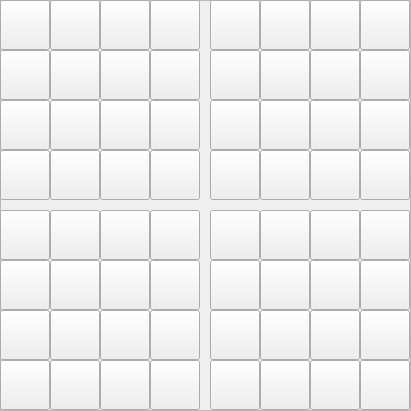
   <widget class="QFrame" name="frame_2">
    <property name="geometry">
     <rect>
      <x>619</x>
      <y>90</y>
      <width>411</width>
      <height>411</height>
     </rect>
    </property>
    <property name="frameShape">
     <enum>QFrame::StyledPanel</enum>
    </property>
    <property name="frameShadow">
     <enum>QFrame::Raised</enum>
    </property>
    <widget class="QPushButton" name="btn_73">
     <property name="geometry">
      <rect>
       <x>0</x>
       <y>0</y>
       <width>50</width>
       <height>50</height>
      </rect>
     </property>
     <property name="text">
      <string/>
     </property>
    </widget>
    <widget class="QPushButton" name="btn_74">
     <property name="geometry">
      <rect>
       <x>50</x>
       <y>0</y>
       <width>50</width>
       <height>50</height>
      </rect>
     </property>
     <property name="text">
      <string/>
     </property>
    </widget>
    <widget class="QPushButton" name="btn_75">
     <property name="geometry">
      <rect>
       <x>100</x>
       <y>0</y>
       <width>50</width>
       <height>50</height>
      </rect>
     </property>
     <property name="text">
      <string/>
     </property>
    </widget>
    <widget class="QPushButton" name="btn_76">
     <property name="geometry">
      <rect>
       <x>150</x>
       <y>0</y>
       <width>50</width>
       <height>50</height>
      </rect>
     </property>
     <property name="text">
      <string/>
     </property>
    </widget>
    <widget class="QPushButton" name="btn_77">
     <property name="geometry">
      <rect>
       <x>210</x>
       <y>0</y>
       <width>50</width>
       <height>50</height>
      </rect>
     </property>
     <property name="text">
      <string/>
     </property>
    </widget>
    <widget class="QPushButton" name="btn_78">
     <property name="geometry">
      <rect>
       <x>360</x>
       <y>0</y>
       <width>50</width>
       <height>50</height>
      </rect>
     </property>
     <property name="text">
      <string/>
     </property>
    </widget>
    <widget class="QPushButton" name="btn_79">
     <property name="geometry">
      <rect>
       <x>260</x>
       <y>0</y>
       <width>50</width>
       <height>50</height>
      </rect>
     </property>
     <property name="text">
      <string/>
     </property>
    </widget>
    <widget class="QPushButton" name="btn_80">
     <property name="geometry">
      <rect>
       <x>310</x>
       <y>0</y>
       <width>50</width>
       <height>50</height>
      </rect>
     </property>
     <property name="text">
      <string/>
     </property>
    </widget>
    <widget class="QPushButton" name="btn_81">
     <property name="geometry">
      <rect>
       <x>310</x>
       <y>50</y>
       <width>50</width>
       <height>50</height>
      </rect>
     </property>
     <property name="text">
      <string/>
     </property>
    </widget>
    <widget class="QPushButton" name="btn_82">
     <property name="geometry">
      <rect>
       <x>0</x>
       <y>50</y>
       <width>50</width>
       <height>50</height>
      </rect>
     </property>
     <property name="text">
      <string/>
     </property>
    </widget>
    <widget class="QPushButton" name="btn_83">
     <property name="geometry">
      <rect>
       <x>210</x>
       <y>50</y>
       <width>50</width>
       <height>50</height>
      </rect>
     </property>
     <property name="text">
      <string/>
     </property>
    </widget>
    <widget class="QPushButton" name="btn_84">
     <property name="geometry">
      <rect>
       <x>150</x>
       <y>50</y>
       <width>50</width>
       <height>50</height>
      </rect>
     </property>
     <property name="text">
      <string/>
     </property>
    </widget>
    <widget class="QPushButton" name="btn_85">
     <property name="geometry">
      <rect>
       <x>360</x>
       <y>50</y>
       <width>50</width>
       <height>50</height>
      </rect>
     </property>
     <property name="text">
      <string/>
     </property>
    </widget>
    <widget class="QPushButton" name="btn_86">
     <property name="geometry">
      <rect>
       <x>260</x>
       <y>50</y>
       <width>50</width>
       <height>50</height>
      </rect>
     </property>
     <property name="text">
      <string/>
     </property>
    </widget>
    <widget class="QPushButton" name="btn_87">
     <property name="geometry">
      <rect>
       <x>50</x>
       <y>50</y>
       <width>50</width>
       <height>50</height>
      </rect>
     </property>
     <property name="text">
      <string/>
     </property>
    </widget>
    <widget class="QPushButton" name="btn_88">
     <property name="geometry">
      <rect>
       <x>100</x>
       <y>50</y>
       <width>50</width>
       <height>50</height>
      </rect>
     </property>
     <property name="text">
      <string/>
     </property>
    </widget>
    <widget class="QPushButton" name="btn_89">
     <property name="geometry">
      <rect>
       <x>310</x>
       <y>100</y>
       <width>50</width>
       <height>50</height>
      </rect>
     </property>
     <property name="text">
      <string/>
     </property>
    </widget>
    <widget class="QPushButton" name="btn_90">
     <property name="geometry">
      <rect>
       <x>0</x>
       <y>100</y>
       <width>50</width>
       <height>50</height>
      </rect>
     </property>
     <property name="text">
      <string/>
     </property>
    </widget>
    <widget class="QPushButton" name="btn_91">
     <property name="geometry">
      <rect>
       <x>210</x>
       <y>100</y>
       <width>50</width>
       <height>50</height>
      </rect>
     </property>
     <property name="text">
      <string/>
     </property>
    </widget>
    <widget class="QPushButton" name="btn_92">
     <property name="geometry">
      <rect>
       <x>150</x>
       <y>100</y>
       <width>50</width>
       <height>50</height>
      </rect>
     </property>
     <property name="text">
      <string/>
     </property>
    </widget>
    <widget class="QPushButton" name="btn_93">
     <property name="geometry">
      <rect>
       <x>360</x>
       <y>100</y>
       <width>50</width>
       <height>50</height>
      </rect>
     </property>
     <property name="text">
      <string/>
     </property>
    </widget>
    <widget class="QPushButton" name="btn_94">
     <property name="geometry">
      <rect>
       <x>260</x>
       <y>100</y>
       <width>50</width>
       <height>50</height>
      </rect>
     </property>
     <property name="text">
      <string/>
     </property>
    </widget>
    <widget class="QPushButton" name="btn_95">
     <property name="geometry">
      <rect>
       <x>50</x>
       <y>100</y>
       <width>50</width>
       <height>50</height>
      </rect>
     </property>
     <property name="text">
      <string/>
     </property>
    </widget>
    <widget class="QPushButton" name="btn_96">
     <property name="geometry">
      <rect>
       <x>100</x>
       <y>100</y>
       <width>50</width>
       <height>50</height>
      </rect>
     </property>
     <property name="text">
      <string/>
     </property>
    </widget>
    <widget class="QPushButton" name="btn_97">
     <property name="geometry">
      <rect>
       <x>310</x>
       <y>150</y>
       <width>50</width>
       <height>50</height>
      </rect>
     </property>
     <property name="text">
      <string/>
     </property>
    </widget>
    <widget class="QPushButton" name="btn_98">
     <property name="geometry">
      <rect>
       <x>0</x>
       <y>150</y>
       <width>50</width>
       <height>50</height>
      </rect>
     </property>
     <property name="text">
      <string/>
     </property>
    </widget>
    <widget class="QPushButton" name="btn_99">
     <property name="geometry">
      <rect>
       <x>210</x>
       <y>150</y>
       <width>50</width>
       <height>50</height>
      </rect>
     </property>
     <property name="text">
      <string/>
     </property>
    </widget>
    <widget class="QPushButton" name="btn_100">
     <property name="geometry">
      <rect>
       <x>150</x>
       <y>150</y>
       <width>50</width>
       <height>50</height>
      </rect>
     </property>
     <property name="text">
      <string/>
     </property>
    </widget>
    <widget class="QPushButton" name="btn_101">
     <property name="geometry">
      <rect>
       <x>360</x>
       <y>150</y>
       <width>50</width>
       <height>50</height>
      </rect>
     </property>
     <property name="text">
      <string/>
     </property>
    </widget>
    <widget class="QPushButton" name="btn_102">
     <property name="geometry">
      <rect>
       <x>260</x>
       <y>150</y>
       <width>50</width>
       <height>50</height>
      </rect>
     </property>
     <property name="text">
      <string/>
     </property>
    </widget>
    <widget class="QPushButton" name="btn_103">
     <property name="geometry">
      <rect>
       <x>50</x>
       <y>150</y>
       <width>50</width>
       <height>50</height>
      </rect>
     </property>
     <property name="text">
      <string/>
     </property>
    </widget>
    <widget class="QPushButton" name="btn_104">
     <property name="geometry">
      <rect>
       <x>100</x>
       <y>150</y>
       <width>50</width>
       <height>50</height>
      </rect>
     </property>
     <property name="text">
      <string/>
     </property>
    </widget>
    <widget class="QPushButton" name="btn_105">
     <property name="geometry">
      <rect>
       <x>310</x>
       <y>210</y>
       <width>50</width>
       <height>50</height>
      </rect>
     </property>
     <property name="text">
      <string/>
     </property>
    </widget>
    <widget class="QPushButton" name="btn_106">
     <property name="geometry">
      <rect>
       <x>0</x>
       <y>210</y>
       <width>50</width>
       <height>50</height>
      </rect>
     </property>
     <property name="text">
      <string/>
     </property>
    </widget>
    <widget class="QPushButton" name="btn_107">
     <property name="geometry">
      <rect>
       <x>210</x>
       <y>210</y>
       <width>50</width>
       <height>50</height>
      </rect>
     </property>
     <property name="text">
      <string/>
     </property>
    </widget>
    <widget class="QPushButton" name="btn_108">
     <property name="geometry">
      <rect>
       <x>150</x>
       <y>210</y>
       <width>50</width>
       <height>50</height>
      </rect>
     </property>
     <property name="text">
      <string/>
     </property>
    </widget>
    <widget class="QPushButton" name="btn_109">
     <property name="geometry">
      <rect>
       <x>360</x>
       <y>210</y>
       <width>50</width>
       <height>50</height>
      </rect>
     </property>
     <property name="text">
      <string/>
     </property>
    </widget>
    <widget class="QPushButton" name="btn_110">
     <property name="geometry">
      <rect>
       <x>260</x>
       <y>210</y>
       <width>50</width>
       <height>50</height>
      </rect>
     </property>
     <property name="text">
      <string/>
     </property>
    </widget>
    <widget class="QPushButton" name="btn_111">
     <property name="geometry">
      <rect>
       <x>50</x>
       <y>210</y>
       <width>50</width>
       <height>50</height>
      </rect>
     </property>
     <property name="text">
      <string/>
     </property>
    </widget>
    <widget class="QPushButton" name="btn_112">
     <property name="geometry">
      <rect>
       <x>100</x>
       <y>210</y>
       <width>50</width>
       <height>50</height>
      </rect>
     </property>
     <property name="text">
      <string/>
     </property>
    </widget>
    <widget class="QPushButton" name="btn_113">
     <property name="geometry">
      <rect>
       <x>310</x>
       <y>260</y>
       <width>50</width>
       <height>50</height>
      </rect>
     </property>
     <property name="text">
      <string/>
     </property>
    </widget>
    <widget class="QPushButton" name="btn_114">
     <property name="geometry">
      <rect>
       <x>0</x>
       <y>260</y>
       <width>50</width>
       <height>50</height>
      </rect>
     </property>
     <property name="text">
      <string/>
     </property>
    </widget>
    <widget class="QPushButton" name="btn_115">
     <property name="geometry">
      <rect>
       <x>210</x>
       <y>260</y>
       <width>50</width>
       <height>50</height>
      </rect>
     </property>
     <property name="text">
      <string/>
     </property>
    </widget>
    <widget class="QPushButton" name="btn_116">
     <property name="geometry">
      <rect>
       <x>150</x>
       <y>260</y>
       <width>50</width>
       <height>50</height>
      </rect>
     </property>
     <property name="text">
      <string/>
     </property>
    </widget>
    <widget class="QPushButton" name="btn_117">
     <property name="geometry">
      <rect>
       <x>360</x>
       <y>260</y>
       <width>50</width>
       <height>50</height>
      </rect>
     </property>
     <property name="text">
      <string/>
     </property>
    </widget>
    <widget class="QPushButton" name="btn_118">
     <property name="geometry">
      <rect>
       <x>260</x>
       <y>260</y>
       <width>50</width>
       <height>50</height>
      </rect>
     </property>
     <property name="text">
      <string/>
     </property>
    </widget>
    <widget class="QPushButton" name="btn_119">
     <property name="geometry">
      <rect>
       <x>50</x>
       <y>260</y>
       <width>50</width>
       <height>50</height>
      </rect>
     </property>
     <property name="text">
      <string/>
     </property>
    </widget>
    <widget class="QPushButton" name="btn_120">
     <property name="geometry">
      <rect>
       <x>100</x>
       <y>260</y>
       <width>50</width>
       <height>50</height>
      </rect>
     </property>
     <property name="text">
      <string/>
     </property>
    </widget>
    <widget class="QPushButton" name="btn_121">
     <property name="geometry">
      <rect>
       <x>310</x>
       <y>310</y>
       <width>50</width>
       <height>50</height>
      </rect>
     </property>
     <property name="text">
      <string/>
     </property>
    </widget>
    <widget class="QPushButton" name="btn_122">
     <property name="geometry">
      <rect>
       <x>0</x>
       <y>310</y>
       <width>50</width>
       <height>50</height>
      </rect>
     </property>
     <property name="text">
      <string/>
     </property>
    </widget>
    <widget class="QPushButton" name="btn_123">
     <property name="geometry">
      <rect>
       <x>210</x>
       <y>310</y>
       <width>50</width>
       <height>50</height>
      </rect>
     </property>
     <property name="text">
      <string/>
     </property>
    </widget>
    <widget class="QPushButton" name="btn_124">
     <property name="geometry">
      <rect>
       <x>150</x>
       <y>310</y>
       <width>50</width>
       <height>50</height>
      </rect>
     </property>
     <property name="text">
      <string/>
     </property>
    </widget>
    <widget class="QPushButton" name="btn_125">
     <property name="geometry">
      <rect>
       <x>360</x>
       <y>310</y>
       <width>50</width>
       <height>50</height>
      </rect>
     </property>
     <property name="text">
      <string/>
     </property>
    </widget>
    <widget class="QPushButton" name="btn_126">
     <property name="geometry">
      <rect>
       <x>260</x>
       <y>310</y>
       <width>50</width>
       <height>50</height>
      </rect>
     </property>
     <property name="text">
      <string/>
     </property>
    </widget>
    <widget class="QPushButton" name="btn_127">
     <property name="geometry">
      <rect>
       <x>50</x>
       <y>310</y>
       <width>50</width>
       <height>50</height>
      </rect>
     </property>
     <property name="text">
      <string/>
     </property>
    </widget>
    <widget class="QPushButton" name="btn_128">
     <property name="geometry">
      <rect>
       <x>100</x>
       <y>310</y>
       <width>50</width>
       <height>50</height>
      </rect>
     </property>
     <property name="text">
      <string/>
     </property>
    </widget>
    <widget class="QPushButton" name="btn_129">
     <property name="geometry">
      <rect>
       <x>310</x>
       <y>360</y>
       <width>50</width>
       <height>50</height>
      </rect>
     </property>
     <property name="text">
      <string/>
     </property>
    </widget>
    <widget class="QPushButton" name="btn_130">
     <property name="geometry">
      <rect>
       <x>0</x>
       <y>360</y>
       <width>50</width>
       <height>50</height>
      </rect>
     </property>
     <property name="text">
      <string/>
     </property>
    </widget>
    <widget class="QPushButton" name="btn_131">
     <property name="geometry">
      <rect>
       <x>210</x>
       <y>360</y>
       <width>50</width>
       <height>50</height>
      </rect>
     </property>
     <property name="text">
      <string/>
     </property>
    </widget>
    <widget class="QPushButton" name="btn_132">
     <property name="geometry">
      <rect>
       <x>150</x>
       <y>360</y>
       <width>50</width>
       <height>50</height>
      </rect>
     </property>
     <property name="text">
      <string/>
     </property>
    </widget>
    <widget class="QPushButton" name="btn_133">
     <property name="geometry">
      <rect>
       <x>360</x>
       <y>360</y>
       <width>50</width>
       <height>50</height>
      </rect>
     </property>
     <property name="text">
      <string/>
     </property>
    </widget>
    <widget class="QPushButton" name="btn_134">
     <property name="geometry">
      <rect>
       <x>260</x>
       <y>360</y>
       <width>50</width>
       <height>50</height>
      </rect>
     </property>
     <property name="text">
      <string/>
     </property>
    </widget>
    <widget class="QPushButton" name="btn_135">
     <property name="geometry">
      <rect>
       <x>50</x>
       <y>360</y>
       <width>50</width>
       <height>50</height>
      </rect>
     </property>
     <property name="text">
      <string/>
     </property>
    </widget>
    <widget class="QPushButton" name="btn_136">
     <property name="geometry">
      <rect>
       <x>100</x>
       <y>360</y>
       <width>50</width>
       <height>50</height>
      </rect>
     </property>
     <property name="text">
      <string/>
     </property>
    </widget>
   </widget>
